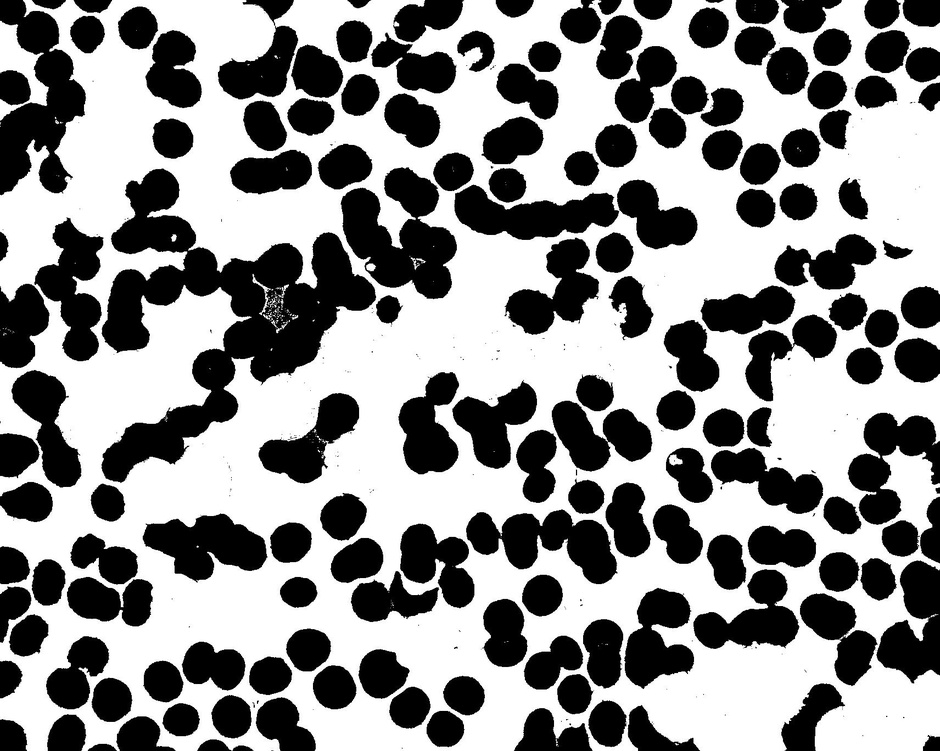
#> input picture data2/train/mask/Im006_1_R.jpg, 940 x 751 px, shrunk from 1712 x 1368 before the run; its folder holds only this picture in this run
$ jupyter execute invert_image.ipynb
#> lines starting #> are read from the running program, lines starting #| are printed output that depends on the picture
[cell 1]
import cv2 as cv
import numpy as np
import glob
import matplotlib.pyplot as plt

[cell 2]
img_files = sorted(glob.glob('data2/train/mask/*.jpg'))

for file in img_files:
    image = cv.imread(file)
#> image is the input picture: shape (751, 940, 3); min 0, max 255, mean 143.2
    image = np.invert(image)
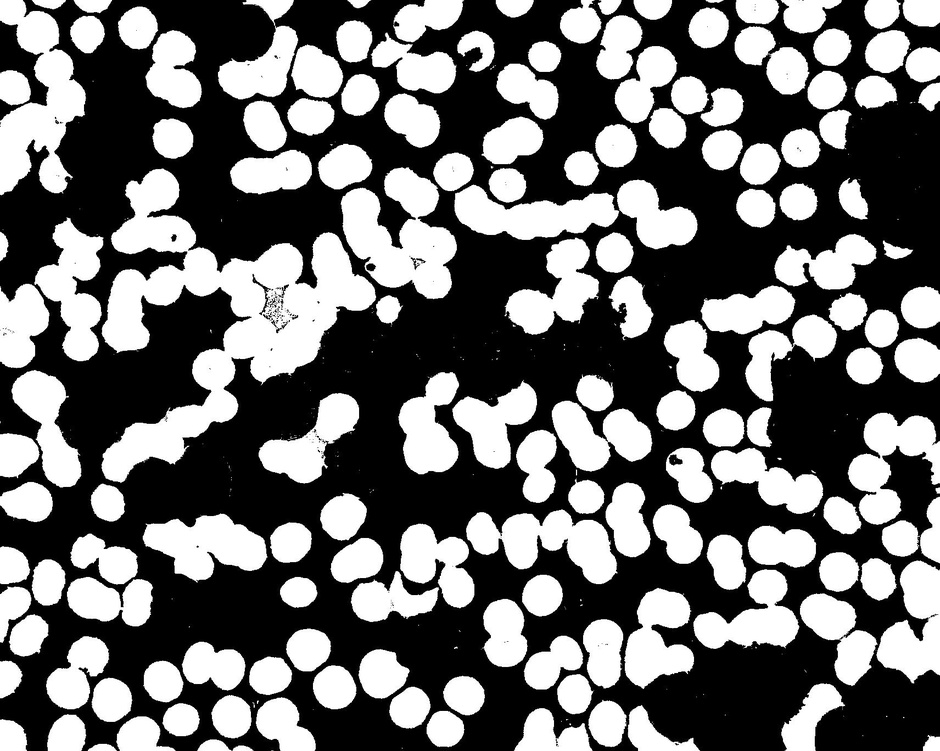
#> image: shape (751, 940, 3); min 0, max 255, mean 111.8
    cv.imwrite(file, image)

[cell 3]
img_files = sorted(glob.glob('data2/test/mask/*.jpg'))

for file in img_files:
    image = cv.imread(file)
#> image: shape (751, 940, 3); min 0, max 255, mean 111.8
    image = np.invert(image)
    cv.imwrite(file, image)

[cell 4]
img_files = sorted(glob.glob('data2/train/WBC_mask/*.jpg'))

for file in img_files:
    image = cv.imread(file)
    image = np.invert(image)
    cv.imwrite(file, image)

[cell 5]
img_files = sorted(glob.glob('data2/test/WBC_mask/*.jpg'))

for file in img_files:
    image = cv.imread(file)
    image = np.invert(image)
    cv.imwrite(file, image)

[cell 6]
img_files = sorted(glob.glob('data_platlets/mask/*.jpg'))
print(img_files)

for file in img_files:
    image = cv.imread(file)
#> image: shape (751, 940, 3); min 0, max 255, mean 143.2
    image = np.invert(image)
    cv.imwrite(file, image)


$ run again, on data2/train/mask/Im055_1_R.jpg
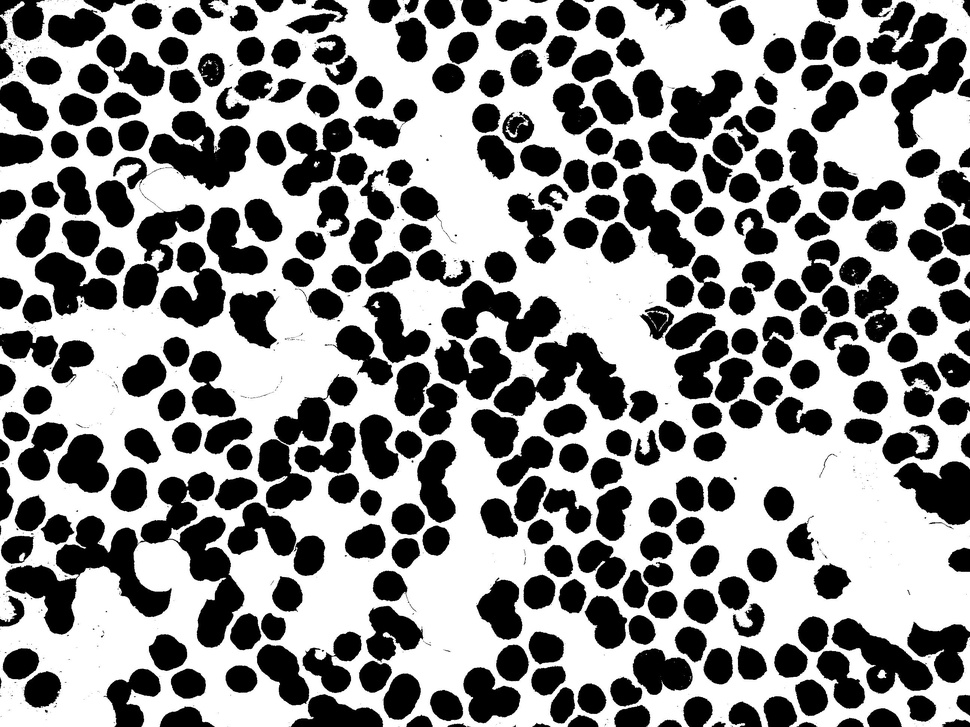
#> input picture data2/train/mask/Im055_1_R.jpg, 970 x 727 px, shrunk from 2592 x 1944 before the run
#> image is the input picture: shape (727, 970, 3); min 0, max 255, mean 140.1
#> `image = np.invert(image)`:
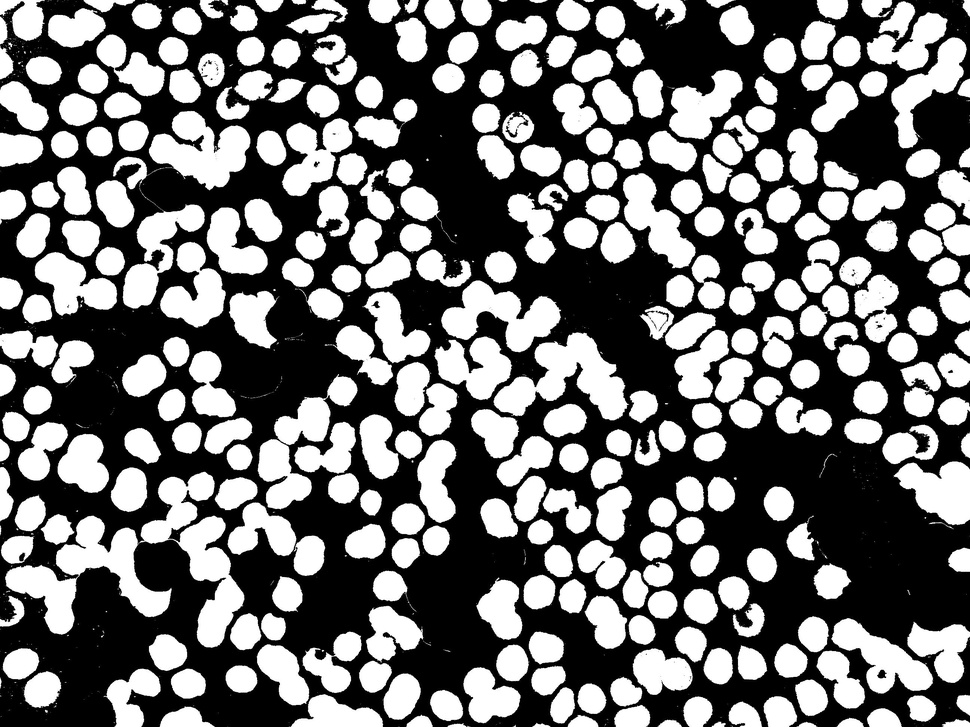
#> image: shape (727, 970, 3); min 0, max 255, mean 114.9

$ run again, on data2/train/mask/Im056_1_R.jpg
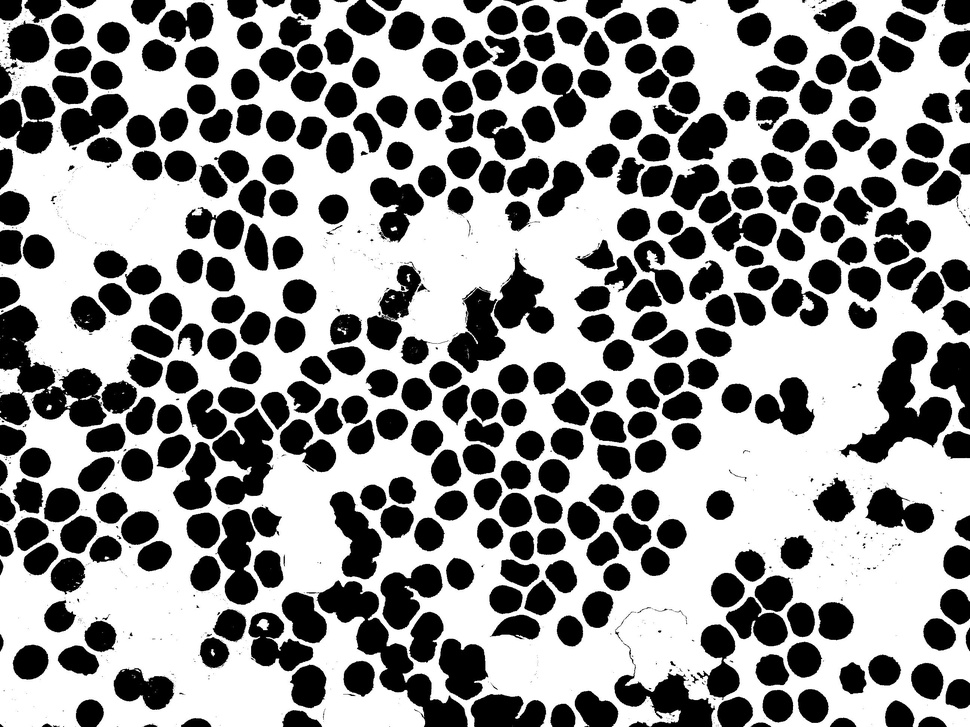
#> input picture data2/train/mask/Im056_1_R.jpg, 970 x 727 px, shrunk from 2592 x 1944 before the run
#> image is the input picture: shape (727, 970, 3); min 0, max 255, mean 144.9
#> `image = np.invert(image)`:
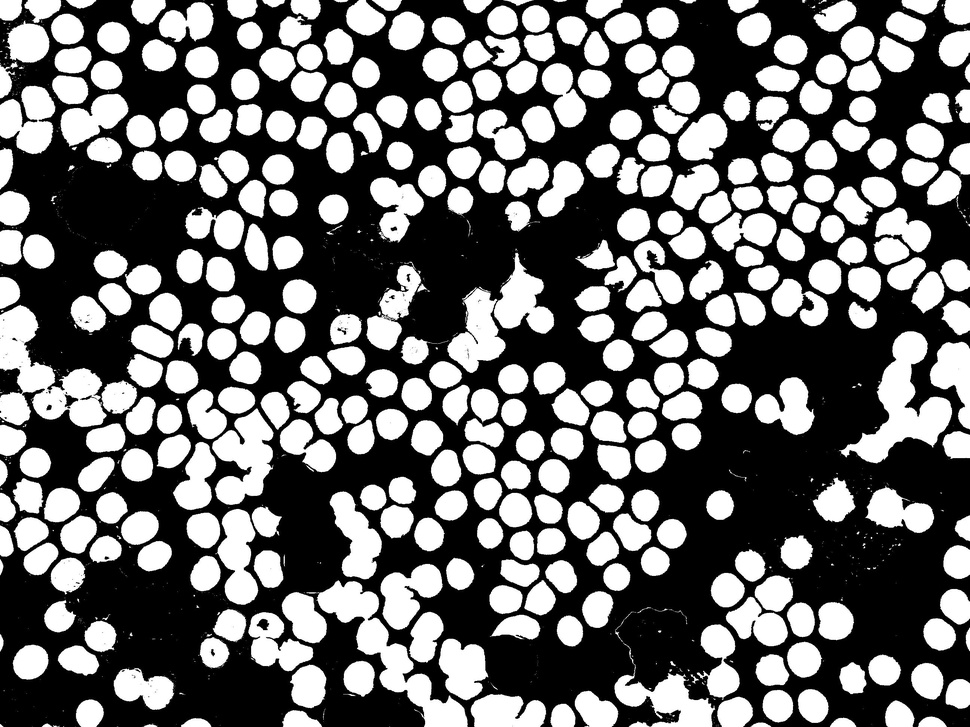
#> image: shape (727, 970, 3); min 0, max 255, mean 110.1

$ run again, on data2/train/mask/Im061_1_R.jpg
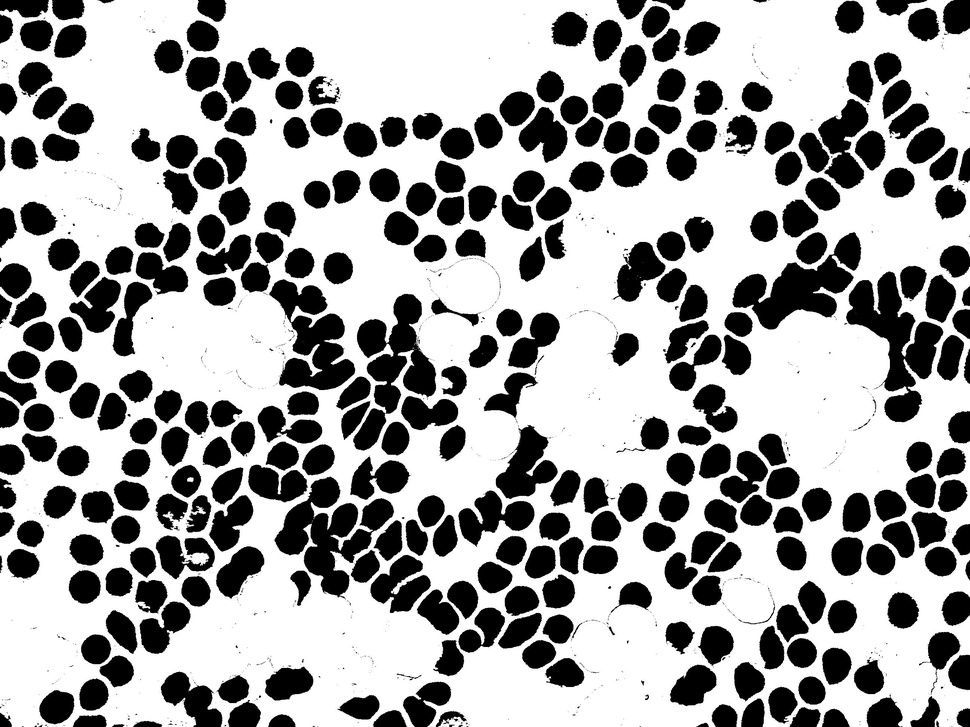
#> input picture data2/train/mask/Im061_1_R.jpg, 970 x 727 px, shrunk from 2592 x 1944 before the run
#> image is the input picture: shape (727, 970, 3); min 0, max 255, mean 162.2
#> `image = np.invert(image)`:
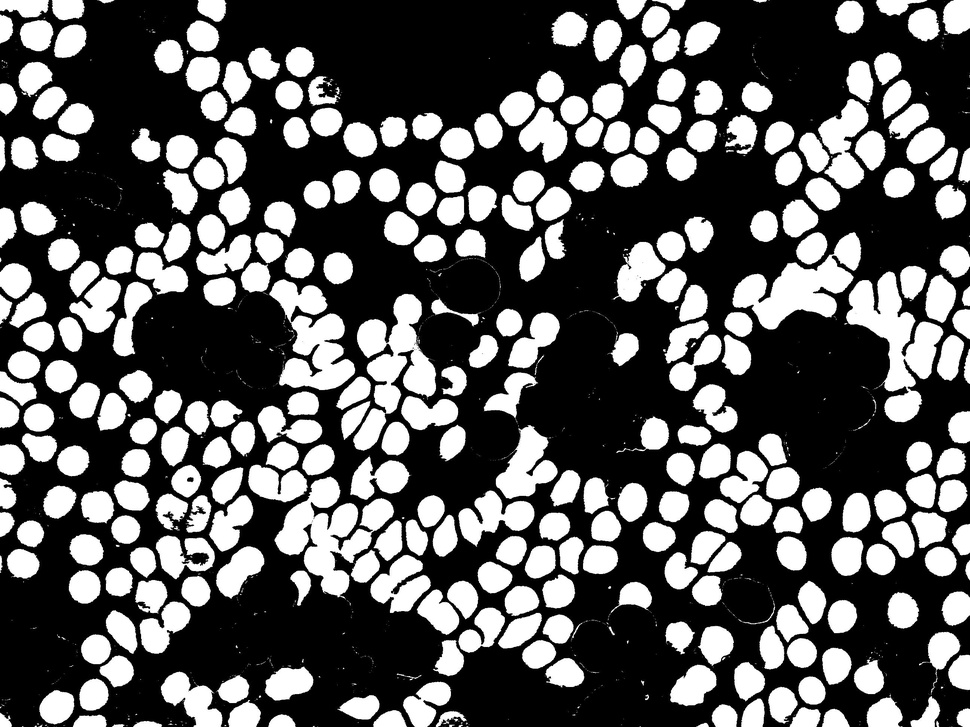
#> image: shape (727, 970, 3); min 0, max 255, mean 92.8

$ run again, on data2/train/mask/Im021_1_R.jpg
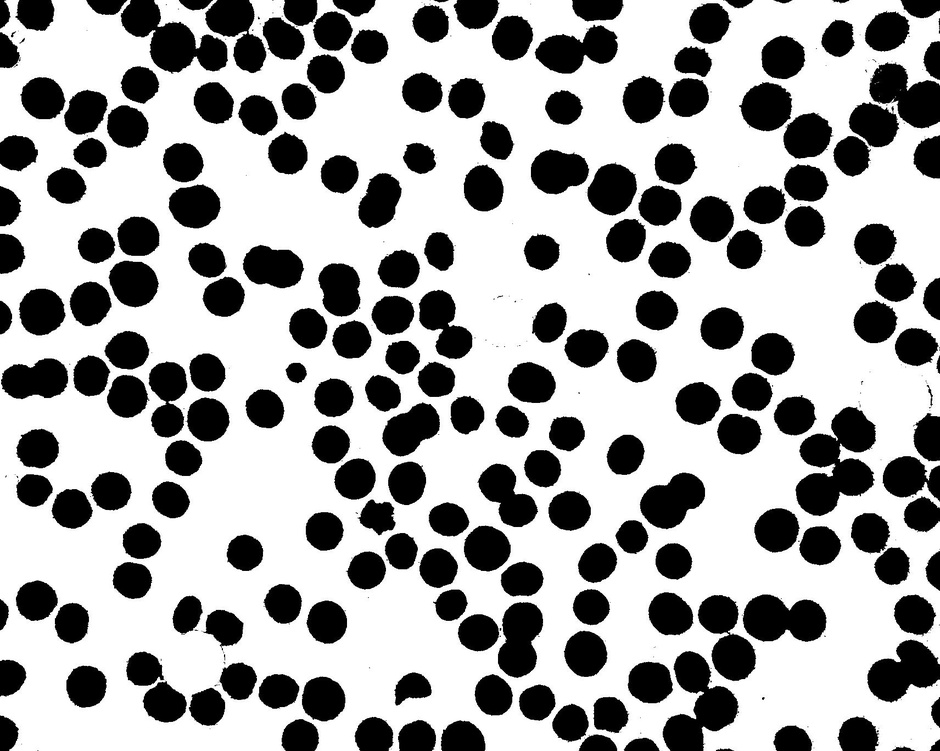
#> input picture data2/train/mask/Im021_1_R.jpg, 940 x 751 px, shrunk from 1712 x 1368 before the run
#> image is the input picture: shape (751, 940, 3); min 0, max 255, mean 165.6
#> `image = np.invert(image)`:
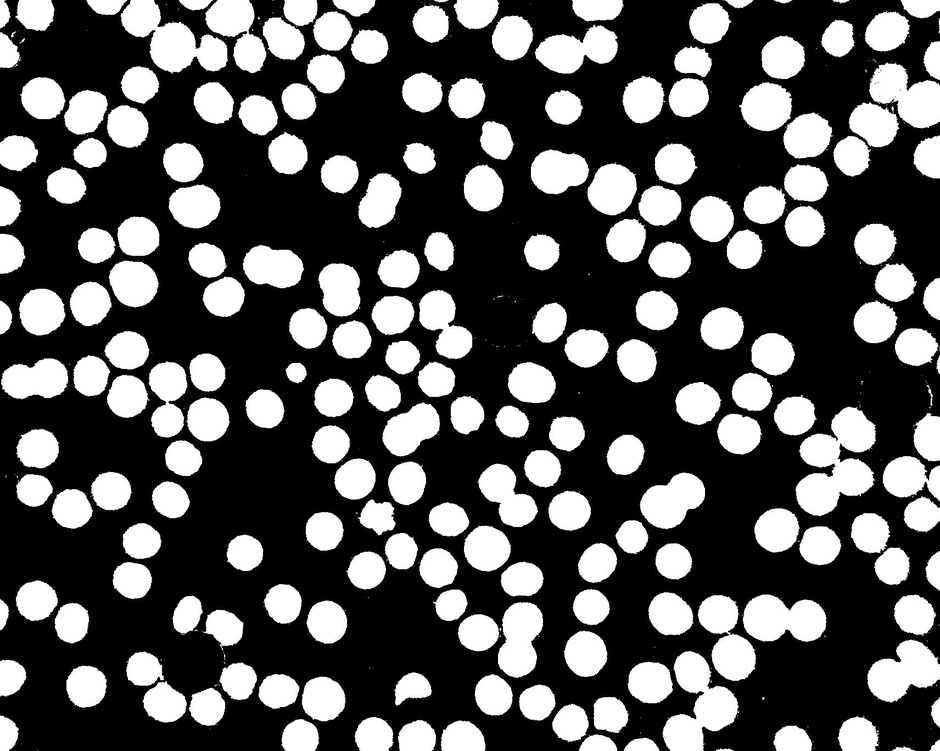
#> image: shape (751, 940, 3); min 0, max 255, mean 89.4
